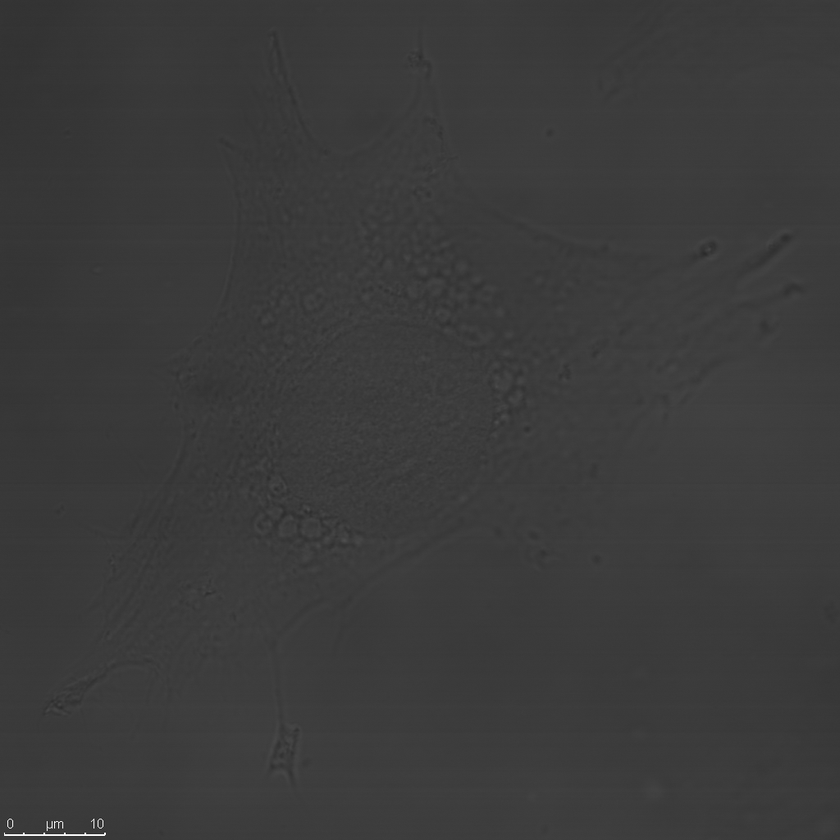
#> input picture new_image.tif, 840 x 840 px, shrunk from 1024 x 1024 before the run, found by its file name
$ python 'not needed - new_try.py'   (older library calls are emulated)
#> lines starting #> are read from the running program, lines starting #| are printed output that depends on the picture
import cv2
import matplotlib.pyplot as plt
from scipy.ndimage import gaussian_filter
import scipy
from skimage.filters import unsharp_mask
import numpy as np
from PIL import Image, ImageEnhance


def edge_detection(image_inpot):

#> called with image_inpot = 'new_image.tif'
    image1 = cv2.imread(image_inpot)
#> image1 is the input picture: shape (840, 840, 3); min 15, max 255, mean 58.9
    # [13 lines of commented-out code are left out]


    image = cv2.cvtColor(image1, cv2.COLOR_BGR2RGB)
    gray = cv2.cvtColor(image, cv2.COLOR_RGB2GRAY)
    # [5 lines of commented-out code are left out]

    result = unsharp_mask(gray, radius=10, amount=10)
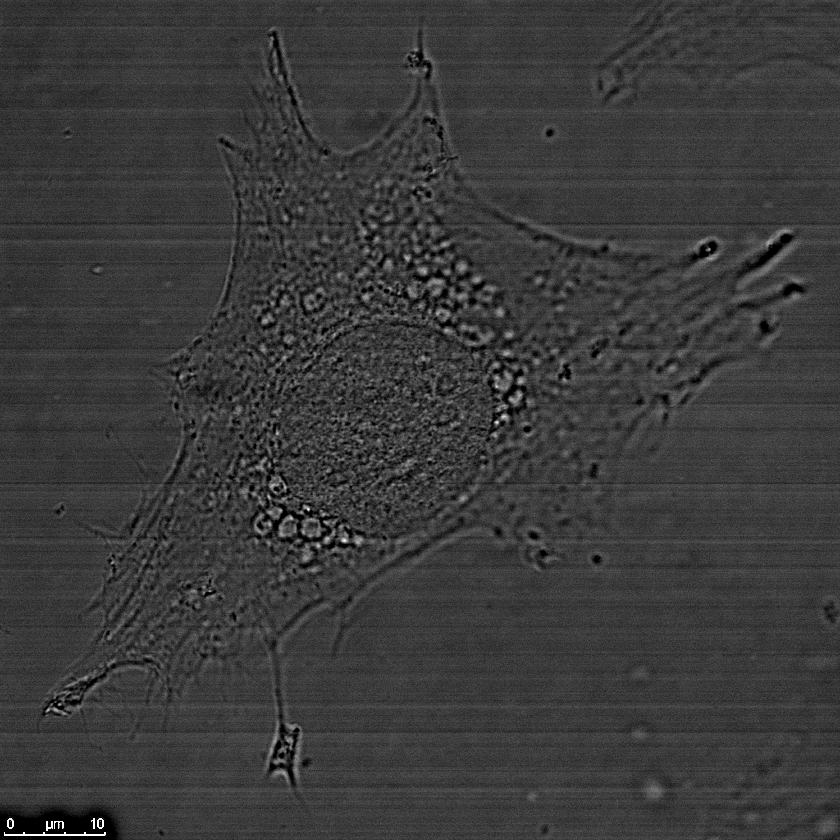
#> result: shape (840, 840) float64; min 0, max 1, mean 0.23
    # [9 lines of commented-out code are left out]
    img = cv2.GaussianBlur(result,(3,3),0)
    # plt.imshow(result)
    # plt.title('after gaussian noises'), plt.xticks([]), plt.yticks([])
    # plt.show()

    plt.subplot(2,2,1),plt.imshow(image1)
    plt.title('Original'), plt.xticks([]), plt.yticks([])
    plt.subplot(2,2,2),plt.imshow(gray, cmap = 'gray')
    plt.title('after grayscale'), plt.xticks([]), plt.yticks([])
    plt.subplot(2,2,3),plt.imshow(result, cmap = 'gray')
    plt.title('after sharpen'), plt.xticks([]), plt.yticks([])
    plt.subplot(2,2,4),plt.imshow(img, cmap = 'gray')
    plt.title('after gaussian noises'), plt.xticks([]), plt.yticks([])

    plt.show()
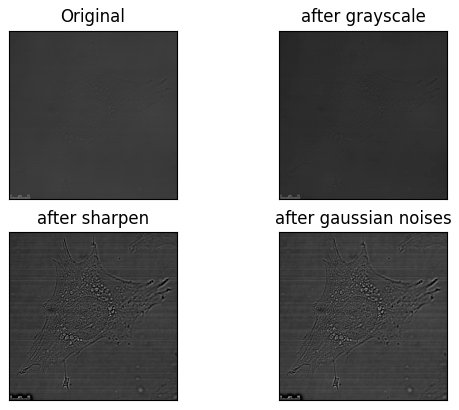
#> figure drawn by matplotlib, 4 panels

    # convolute with proper kernels
    laplacian = cv2.Laplacian(img,cv2.CV_64F)
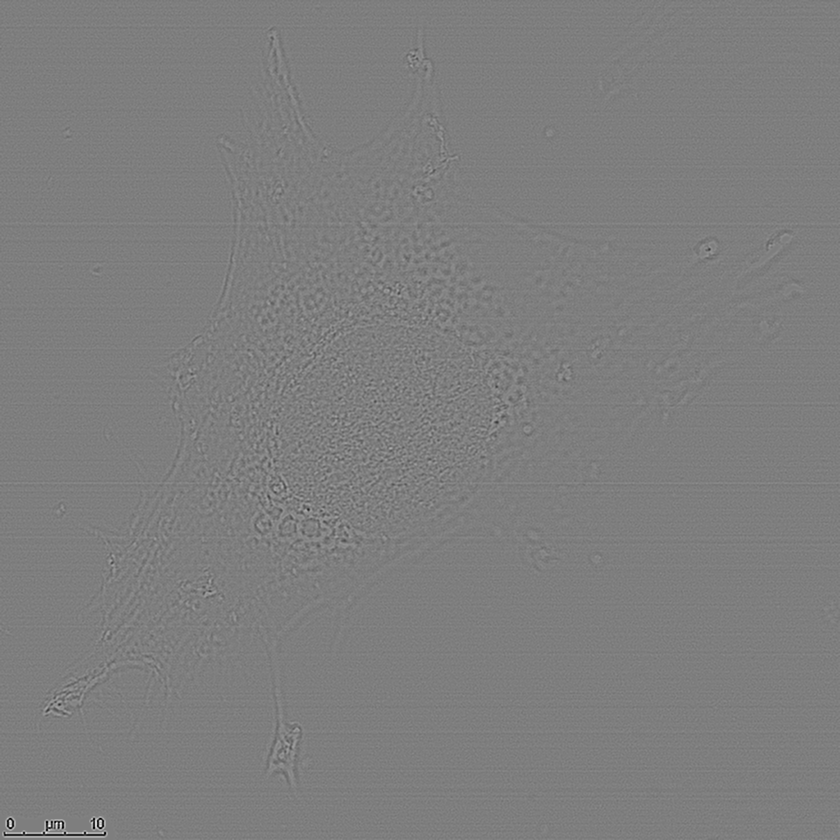
#> laplacian: shape (840, 840) float64; min -0.75, max 0.763, mean 4.39e-07; drawn with min black and max white
    sobelx = cv2.Sobel(img,cv2.CV_64F,1,0,ksize=5)  # x
    sobely = cv2.Sobel(img,cv2.CV_64F,0,1,ksize=5)  # y

    plt.subplot(2,2,1),plt.imshow(image1)
    plt.title('Original'), plt.xticks([]), plt.yticks([])
    plt.subplot(2,2,2),plt.imshow(laplacian, cmap = 'gray')
    plt.title('Laplacian'), plt.xticks([]), plt.yticks([])
    plt.subplot(2,2,3),plt.imshow(sobelx, cmap = 'gray')
    plt.title('Sobel X'), plt.xticks([]), plt.yticks([])
    plt.subplot(2,2,4),plt.imshow(sobely, cmap = 'gray')
    plt.title('Sobel Y'), plt.xticks([])

    plt.show()
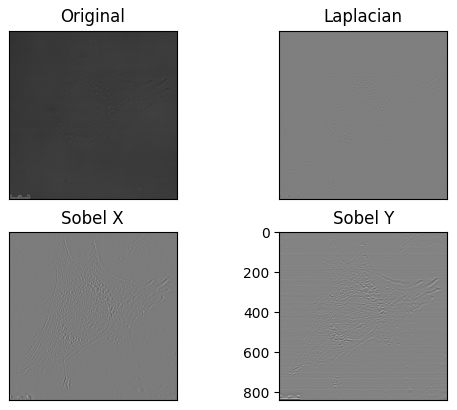
#> figure drawn by matplotlib, 4 panels

    # [10 lines of commented-out code are left out]

if __name__ == "__main__":
    edge_detection("new_image.tif")
